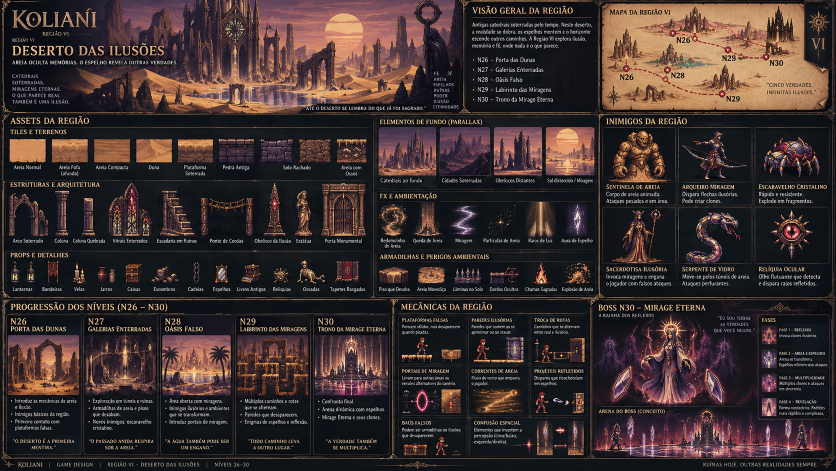
#> input picture docs/art_direction/regions/region_06/master_production_board.png, 1672 x 941 px, found by its file name (shown at 1/2 size)
$ python extrair_inimigos_regiao12.py ../docs/art_direction/regions/region_06/master_production_board.png
#> lines starting #> are read from the running program, lines starting #| are printed output that depends on the picture
### tools/extrair_inimigos_regiao03.py
#!/usr/bin/env python3
"""Recorta o bestiario canonico da Regiao III DA PRANCHA APROVADA.

    python3 tools/extrair_inimigos_regiao03.py [--preview]

Porque isto existe
------------------
A auditoria mediu **0 dos 10 inimigos canonicos** em N11-N15: a Torre dos
Ecos usava `xamane, wogol, olho, abutre, imp` -- demonios genericos
herdados das regioes anteriores, que e' exatamente o que o briefing
proibe ("inimigos herdados de biomas anteriores sem razao", "nada de
recolor de demonios de prisao").

A regra do processo e' nao recriar por script o que ja' existe desenhado
na referencia aprovada. E existe: o `enemy_gameplay_pack.png` da Regiao
III traz os DEZ inimigos, cada um com a sua linha de cinco estados
(IDLE/ANDA/ATAQUE/DANO/MORTE) a ~45-55 px de altura -- praticamente a'
escala de jogo (`DemonioBase.ALTURA_ALVO_INIMIGO` = 48). Nao ha' nada a
inventar: chega recortar, tirar o fundo e montar as tiras.

Este e' o mesmo metodo do `extrair_inimigos_regiao02.py`, e o algoritmo
(corridas -> legendas -> recorte por distancia ao fundo -> limpar
manchas) e' o mesmo, testado nessa regiao.

O que esta prancha tem de melhor do que a da Regiao II
------------------------------------------------------
Na II so' sairam 5 dos 10 porque metade dos paineis tinha na linha de
estados o PROJECTIL em vez da criatura, ou glifos de magia. Aqui os dez
paineis tem todos a criatura com os cinco estados nomeados e em caixas
alinhadas -- por isso saem os dez.

Armadilha: as duas linhas de paineis NAO estao a' mesma altura. A linha
de cima tem as legendas em y=221-228 e a de baixo em y=538-548. Medir uma
e assumir a outra da' recortes vazios.
"""

from __future__ import annotations

import os
import sys

from PIL import Image

RAIZ = os.path.dirname(os.path.dirname(os.path.abspath(__file__)))
PRANCHA = os.path.join(RAIZ, "docs/art_direction/regions/region_03",
                       "enemy_gameplay_pack.png")
DESTINO = os.path.join(RAIZ, "assets/sprites/pixel/enemies")

FUNDO = (2, 11, 20)          # amostrado dentro de uma caixa, longe do sprite
ALFA_ZERO = 12               # abaixo disto e' fundo (so' manda no alfa)
ALFA_CHEIO = 38              # a partir daqui o pixel e' opaco
LIMIAR_CORTE = 30            # limiar do corte em colunas
LARGURA_MIN = 10             # corridas mais estreitas sao respingos de FX
DESVIO_MAX = 26              # tolerancia entre centro do sprite e da legenda
ALTURA_ALVO = 56             # px; o jogo poe os inimigos a 48
AREA_MIN = 20                # manchas menores do que isto sao cacos

ESTADOS = ["IDLE", "ANDA", "ATAQUE", "DANO", "MORTE"]

# Onde vive a linha de estados de cada criatura. `y` e' a banda dos
# sprites, `legendas` a banda das etiquetas logo abaixo.
# `y` e' o INTERIOR da caixa, ja' sem a moldura: a borda de cima da linha
# 1 esta' em y=172-173 e a de baixo em y=215 (na linha 2, 485-486 e
# 531-532). Incluir essas linhas punha um risco da moldura em cima e em
# baixo de cada sprite.
L1_Y, L1_LEG = (175, 214), (221, 229)
L2_Y, L2_LEG = (488, 530), (538, 549)

# O centro de cada uma das cinco caixas, medido na prancha pelas LEGENDAS
# que ficam mesmo por baixo ("IDLE ANDA ATAQUE DANO MORTE"). As legendas
# sao o unico marcador fiavel: as caixas tocam-se e as molduras confundem
# qualquer deteccao por colunas vazias.
#
# Os centros do `acolito_do_eco` e do `automato_do_sino` comecam num valor
# EXTRAPOLADO (593 e 856): nesses dois paineis a legenda "IDLE" sai
# demasiado apagada para o detector a apanhar, e o passo das outras
# quatro da' a posicao que falta.
MEIA_CAIXA = 15          # px para cada lado do centro (passo medido ~33)

CRIATURAS = [
    # ---- linha de cima ----------------------------------------------
    {"especie": "sentinela_da_torre",
     "centros": [329, 360, 395, 431, 465], "y": L1_Y},
    {"especie": "acolito_do_eco",
     "centros": [593, 628, 664, 700, 732], "y": L1_Y},
    {"especie": "automato_do_sino",
     "centros": [856, 887, 917, 950, 980], "y": L1_Y},
    {"especie": "gargula_vitral",
     "centros": [1106, 1136, 1172, 1207, 1239], "y": L1_Y},
    {"especie": "sino_flutuante",
     "centros": [1363, 1395, 1430, 1466, 1499], "y": L1_Y},
    # ---- linha de baixo ---------------------------------------------
    {"especie": "arqueiro_das_sombras",
     "centros": [140, 173, 210, 250, 285], "y": L2_Y},
    {"especie": "monge_das_correntes",
     "centros": [454, 485, 521, 560, 596], "y": L2_Y},
    {"especie": "espirito_do_eco",
     "centros": [746, 780, 819, 859, 895], "y": L2_Y},
    {"especie": "construto_vitral",
     "centros": [1052, 1086, 1123, 1162, 1196], "y": L2_Y},
    {"especie": "corvo_do_sino",
     "centros": [1359, 1388, 1423, 1461, 1496], "y": L2_Y},
]

# Que estados da prancha entram em cada animacao do jogo. O `hit` usa o
# DANO da prancha; o pisca e' do shader, como nas outras especies.
TIRAS_PADRAO = {
    "idle": ["IDLE", "ANDA"], "run": ["ANDA", "ATAQUE"],
    "attack": ["ATAQUE"], "hit": ["DANO"], "dead": ["MORTE"],
}
# Os que voam nao "andam": o idle ja' e' movimento.
TIRAS_VOADOR = {
    "idle": ["IDLE", "ANDA"], "run": ["IDLE", "ANDA"],
    "attack": ["ATAQUE"], "hit": ["DANO"], "dead": ["MORTE"],
}
VOAM = {"gargula_vitral", "sino_flutuante", "corvo_do_sino", "espirito_do_eco"}


def dist_fundo(p):
    return abs(p[0] - FUNDO[0]) + abs(p[1] - FUNDO[1]) + abs(p[2] - FUNDO[2])


# [44 lines left out: functions corridas, juntar_ate, centros_das_legendas, not called in this run]


def recortar(px, ax, bx, y0, y1):
    """Aperta em y e recorta com alfa vindo da distancia ao fundo."""
    ay, by = None, None
    for y in range(y0, y1):
        if any(dist_fundo(px[x, y]) > LIMIAR_CORTE for x in range(ax, bx + 1)):
            ay = y if ay is None else ay
            by = y
    if ay is None:
        return None
    out = Image.new("RGBA", (bx - ax + 1, by - ay + 1), (0, 0, 0, 0))
    po = out.load()
    for j in range(out.height):
        for i in range(out.width):
            r, g, b = px[ax + i, ay + j]
            d = dist_fundo((r, g, b))
            if d <= ALFA_ZERO:
                continue
            a = 255 if d >= ALFA_CHEIO else int(
                255 * (d - ALFA_ZERO) / (ALFA_CHEIO - ALFA_ZERO))
            po[i, j] = (r, g, b, a)
    return out


def limpar_manchas(q):
    """Apaga componentes opacas minusculas (respingos de FX, cacos de texto)."""
    po = q.load()
    W, H = q.size
    visto = bytearray(W * H)
    for y0 in range(H):
        for x0 in range(W):
            if visto[y0 * W + x0] or po[x0, y0][3] == 0:
                continue
            pilha, celulas = [(x0, y0)], []
            visto[y0 * W + x0] = 1
            while pilha:
                cx, cy = pilha.pop()
                celulas.append((cx, cy))
                for dy in (-1, 0, 1):
                    for dx in (-1, 0, 1):
                        nx, ny = cx + dx, cy + dy
                        if 0 <= nx < W and 0 <= ny < H:
                            k = ny * W + nx
                            if not visto[k] and po[nx, ny][3] > 0:
                                visto[k] = 1
                                pilha.append((nx, ny))
            if len(celulas) < AREA_MIN:
                for cx, cy in celulas:
                    po[cx, cy] = (0, 0, 0, 0)
    return q.crop(q.getbbox() or (0, 0, W, H))


# [67 lines left out: function main, not called in this run]


# [2 lines that do not run on import are left out]

### tools/extrair_inimigos_regiao12.py
#!/usr/bin/env python3
"""Recorta o bestiario da Regiao XII (Terras Envenenadas) DA PRANCHA APROVADA.

    python3 tools/extrair_inimigos_regiao04.py [--preview]

`region_12/master_production_board.png` traz, por criatura, um sprite grande e
limpo (o "retrato") e uma linha de poses pequenas -- nao a linha de cinco
estados que a da Regiao III tem. Por isso aqui TODOS os estados saem do
retrato, que e' a melhor arte da prancha, e o movimento vem da animacao
procedural do `DemonioBase` (balanco de idle/andar, recuo, antecipacao):

  idle  2 quadros: o retrato e uma copia 1 px mais baixa (respira)
  run   2 quadros: o retrato inclinado para cada lado
  hit   1 quadro : o retrato esbranquicado (o pisca final e' do shader)
  dead  1 quadro : o retrato tombado e apagado em brasa
  attack 1 quadro: o retrato inclinado em frente, com brilho

Mesmo algoritmo de recorte da Regiao III (`extrair_inimigos_regiao03.py`):
distancia ao fundo -> alfa -> limpar manchas.
"""

from __future__ import annotations

import os
import sys

from PIL import Image, ImageEnhance

sys.path.insert(0, os.path.dirname(os.path.abspath(__file__)))
import extrair_inimigos_regiao03 as r3  # noqa: E402

RAIZ = os.path.dirname(os.path.dirname(os.path.abspath(__file__)))
PRANCHA = os.path.join(RAIZ, "docs/art_direction/regions/region_12",
                       "master_production_board.png")
DESTINO = os.path.join(RAIZ, "assets/sprites/pixel/enemies")

r3.FUNDO = (11, 16, 14)
r3.ALFA_ZERO = 16
r3.ALFA_CHEIO = 48
r3.LIMIAR_CORTE = 40
r3.AREA_MIN = 14

# especie -> (caixa do retrato x0, y0, x1, y1, altura alvo em px)
CRIATURAS = {
    "rato_pestilento":        ((731, 572, 797, 619), 34),
    "espreitador_fungico":    ((808, 558, 882, 622), 56),
    "besteiro_corrompido":    ((900, 560, 972, 626), 60),
    "leproso_das_ruinas":     ((985, 560, 1067, 624), 60),
    "mosca_acida":            ((731, 686, 797, 744), 42),
    "carcaca_envenenada":     ((808, 678, 890, 772), 76),
    "xama_da_praga":          ((903, 686, 975, 772), 68),
    "guardiao_toxico":        ((988, 680, 1066, 776), 82),
}
VOAM = {"mosca_acida"}


def retrato(px, caixa, alvo):
    x0, y0, x1, y1 = caixa
    q = r3.recortar(px, x0, x1, y0, y1)
    q = r3.limpar_manchas(q)
    e = alvo / float(q.height)
    return q.resize((max(1, round(q.width * e)), alvo), Image.LANCZOS)


def clarear(q, f):
    a = q.getchannel("A")
    rgb = ImageEnhance.Brightness(q.convert("RGB")).enhance(f)
    out = rgb.convert("RGBA")
    out.putalpha(a)
    return out


def inclinar(q, graus, larg, alt):
    """Roda o retrato sobre o pe' e cola-o no quadro (larg x alt)."""
    quadro = Image.new("RGBA", (larg, alt), (0, 0, 0, 0))
    big = Image.new("RGBA", (larg * 2, alt * 2), (0, 0, 0, 0))
    big.paste(q, ((big.width - q.width) // 2, big.height - q.height - 4), q)
    # pivo no pe' (centro-baixo)
    big = big.rotate(graus, resample=Image.BICUBIC,
                     center=(big.width // 2, big.height - 4))
    bb = big.getbbox()
    if bb:
        big = big.crop(bb)
    quadro.paste(big, ((larg - big.width) // 2, alt - big.height), big)
    return quadro


def tombado(q, larg, alt):
    a = q.transpose(Image.Transpose.ROTATE_90)
    a = clarear(a, 0.55)
    quadro = Image.new("RGBA", (larg, alt), (0, 0, 0, 0))
    e = min(1.0, larg / a.width, alt / a.height)
    a = a.resize((max(1, round(a.width * e)), max(1, round(a.height * e))), Image.LANCZOS)
    quadro.paste(a, ((larg - a.width) // 2, alt - a.height), a)
    return quadro


def tira(quadros):
    larg, alt = quadros[0].size
    t = Image.new("RGBA", (larg * len(quadros), alt), (0, 0, 0, 0))
    for i, q in enumerate(quadros):
        t.paste(q, (i * larg, 0), q)
    return t


def pose(q, larg, alt, rot=0.0, sx=1.0, sy=1.0, dx=0, dy=0, shear=0.0, brilho=1.0, alfa=1.0):
    """Quadro (larg x alt) com o retrato achatado/esticado (pivo no pe'),
    inclinado, deslocado e com cisalhamento (balanco do tronco)."""
    w, h = max(1, round(q.width * sx)), max(1, round(q.height * sy))
    r = q.resize((w, h), Image.LANCZOS)
    if shear:
        r = r.transform((w + int(abs(shear) * h) + 2, h), Image.AFFINE,
                        (1, shear, -shear * h if shear > 0 else 0, 0, 1, 0), Image.BICUBIC)
    if brilho != 1.0:
        r = clarear(r, brilho)
    if alfa != 1.0:
        a = r.getchannel("A").point(lambda v: int(v * alfa))
        r.putalpha(a)
    big = Image.new("RGBA", (larg * 2, alt * 2), (0, 0, 0, 0))
    big.paste(r, ((big.width - r.width) // 2, big.height - r.height - 4), r)
    if rot:
        big = big.rotate(rot, resample=Image.BICUBIC, center=(big.width // 2, big.height - 4))
    bb = big.getbbox()
    quadro = Image.new("RGBA", (larg, alt), (0, 0, 0, 0))
    if bb:
        big = big.crop(bb)
        quadro.paste(big, ((larg - big.width) // 2 + dx, alt - big.height + dy), big)
    return quadro


def tiras_animadas(q, larg, alt, voa):
    """Ciclos com mais movimento a partir de um so' retrato."""
    P = lambda **k: pose(q, larg, alt, **k)
    if voa:
        idle = [P(dy=-3), P(dy=-1, sy=1.02), P(dy=2, sy=0.98), P(dy=0, sy=1.02)]
        run = [P(dy=-4, rot=4), P(dy=-1, rot=0, sx=1.04), P(dy=3, rot=-4), P(dy=0, rot=0, sx=0.96),
               P(dy=-3, rot=3), P(dy=1, rot=-2)]
        ataque = [P(dx=-4, rot=8, sx=0.95), P(dx=-2, rot=12, brilho=1.15),
                  P(dx=8, rot=-14, sx=1.1, brilho=1.45), P(dx=3, rot=-4)]
    else:
        idle = [P(), P(sy=1.025, sx=0.99, dy=-1), P(sy=1.04, sx=0.98, dy=-1, shear=0.02), P(sy=1.02, dy=0)]
        run = [P(rot=4, dy=-2, sy=1.03), P(rot=1, dy=0, sy=0.97, sx=1.03), P(rot=-3, dy=-3, sy=1.04),
               P(rot=-4, dy=-2, sy=1.03), P(rot=-1, dy=0, sy=0.97, sx=1.03), P(rot=3, dy=-3, sy=1.04)]
        ataque = [P(rot=6, sy=0.93, sx=1.06, dx=-3, brilho=1.1),     # antecipacao: recua e acacha
                  P(rot=10, sy=0.9, sx=1.08, dx=-5, brilho=1.2),
                  P(rot=-14, sy=1.05, sx=1.1, dx=9, brilho=1.5),     # golpe: lanca-se em frente
                  P(rot=-5, dx=3, sy=0.98)]                          # recupera
    hit = [P(rot=-9, dx=-4, sx=0.94, brilho=1.9), P(rot=5, dx=-2, brilho=1.3)]
    morte = [P(rot=-8, dx=-3, brilho=1.7), P(rot=-26, dx=-6, sy=0.9, brilho=1.2),
             P(rot=-58, dx=-8, sy=0.85, brilho=0.8), tombado(q, larg, alt),
             pose(tombado(q, larg, alt), larg, alt, alfa=0.55, brilho=0.6)]
    return idle, run, ataque, hit, morte


def main() -> int:
    px = Image.open(PRANCHA).convert("RGB").load()
    folha = []
    for especie, (caixa, alvo) in CRIATURAS.items():
        q = retrato(px, caixa, alvo)
        larg = int(q.width * 1.4) + 6
        alt = int(q.height * 1.15) + 8
        idle, run, ataque, hit, morte = tiras_animadas(q, larg, alt, especie in VOAM)
        pasta = os.path.join(DESTINO, especie)
        os.makedirs(pasta, exist_ok=True)
        tira(idle).save(os.path.join(pasta, "idle.png"))
        tira(run).save(os.path.join(pasta, "run.png"))
        tira(ataque).save(os.path.join(pasta, "attack.png"))
        tira(hit).save(os.path.join(pasta, "hit.png"))
        tira(morte).save(os.path.join(pasta, "dead.png"))
        print("  %-24s quadro %dx%d" % (especie, larg, alt))
        folha.append((especie, idle[0], run[2], ataque[2], morte[3]))
#> this loop made 8 passes
#> pass 1, in retrato, `q = r3.recortar(px, x0, x1, y0, y1)`:
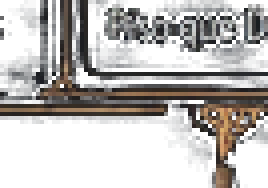
#> q: PIL image 67x47 RGBA (shown 4 times larger); mean R, G, B, A 27.9, 26.2, 25.6, 90; transparent parts drawn white
#> pass 1, in main, `q = retrato(px, caixa, alvo)`:
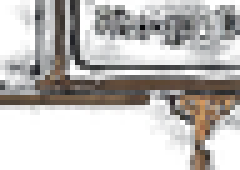
#> q: PIL image 48x34 RGBA (shown 5 times larger); mean R, G, B, A 33.2, 31.6, 30, 88.9; transparent parts drawn white
#> after the loop:
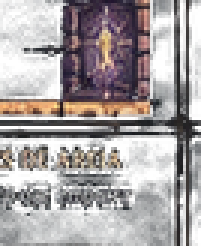
#> q: PIL image 67x82 RGBA (shown 3 times larger); mean R, G, B, A 46.3, 42.5, 44.4, 123.8; transparent parts drawn white
#> after the loop, folha = 8 items
    if "--preview" in sys.argv:
        alt = max(f[1].height for f in folha)
        larg = max(f[1].width for f in folha)
        img = Image.new("RGBA", (larg * 4, alt * len(folha)), (30, 22, 28, 255))
        for li, f in enumerate(folha):
            for i, q in enumerate(f[1:]):
                img.paste(q, (i * larg, li * alt + alt - q.height), q)
        cam = os.path.join(RAIZ, "work", "_preview_inimigos_r12.png")
        os.makedirs(os.path.dirname(cam), exist_ok=True)
        img.save(cam)
        print("preview ->", cam)
    return 0


if __name__ == "__main__":
    raise SystemExit(main())
#> (the program exits here)
